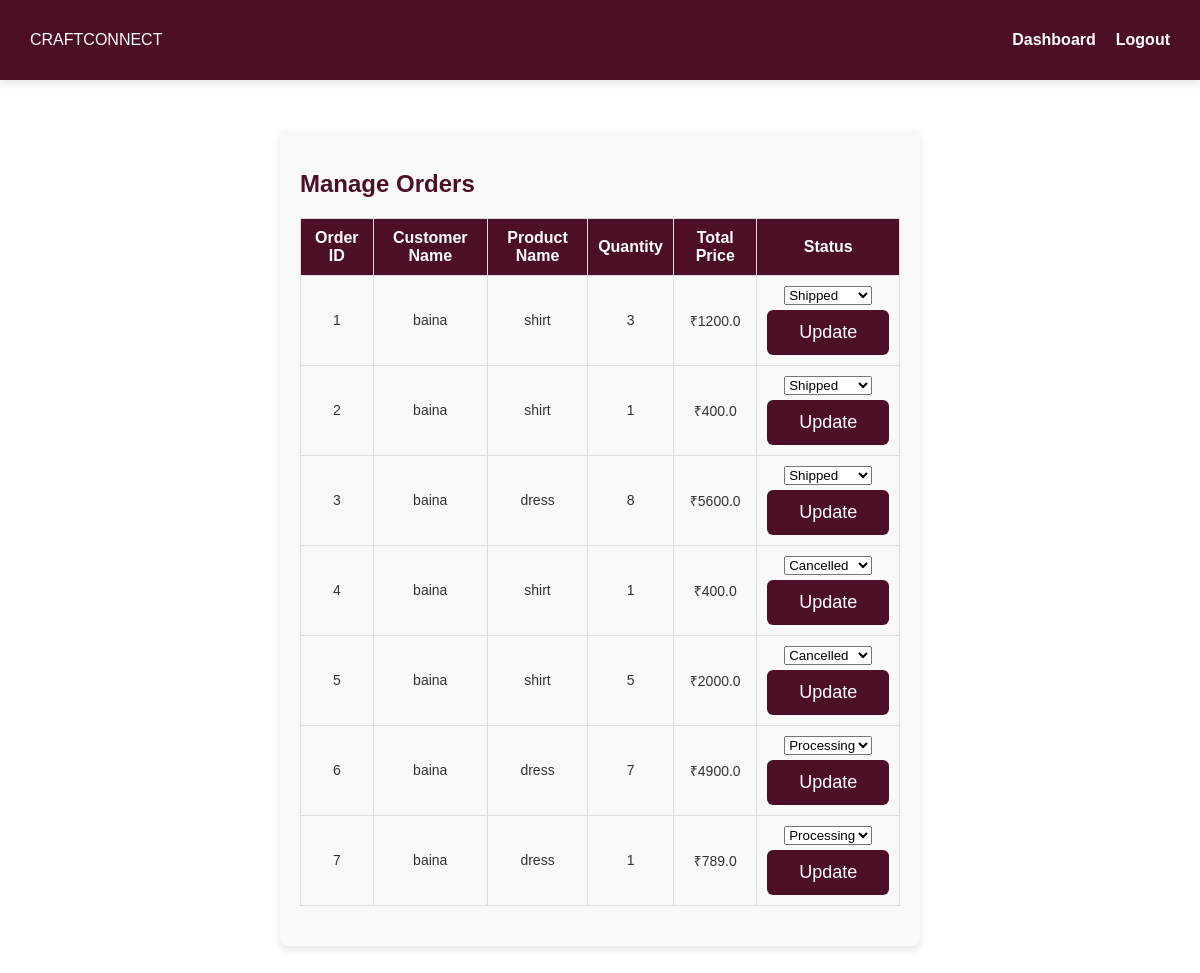
Page /manage_orders (signed in) on the earlier database version.
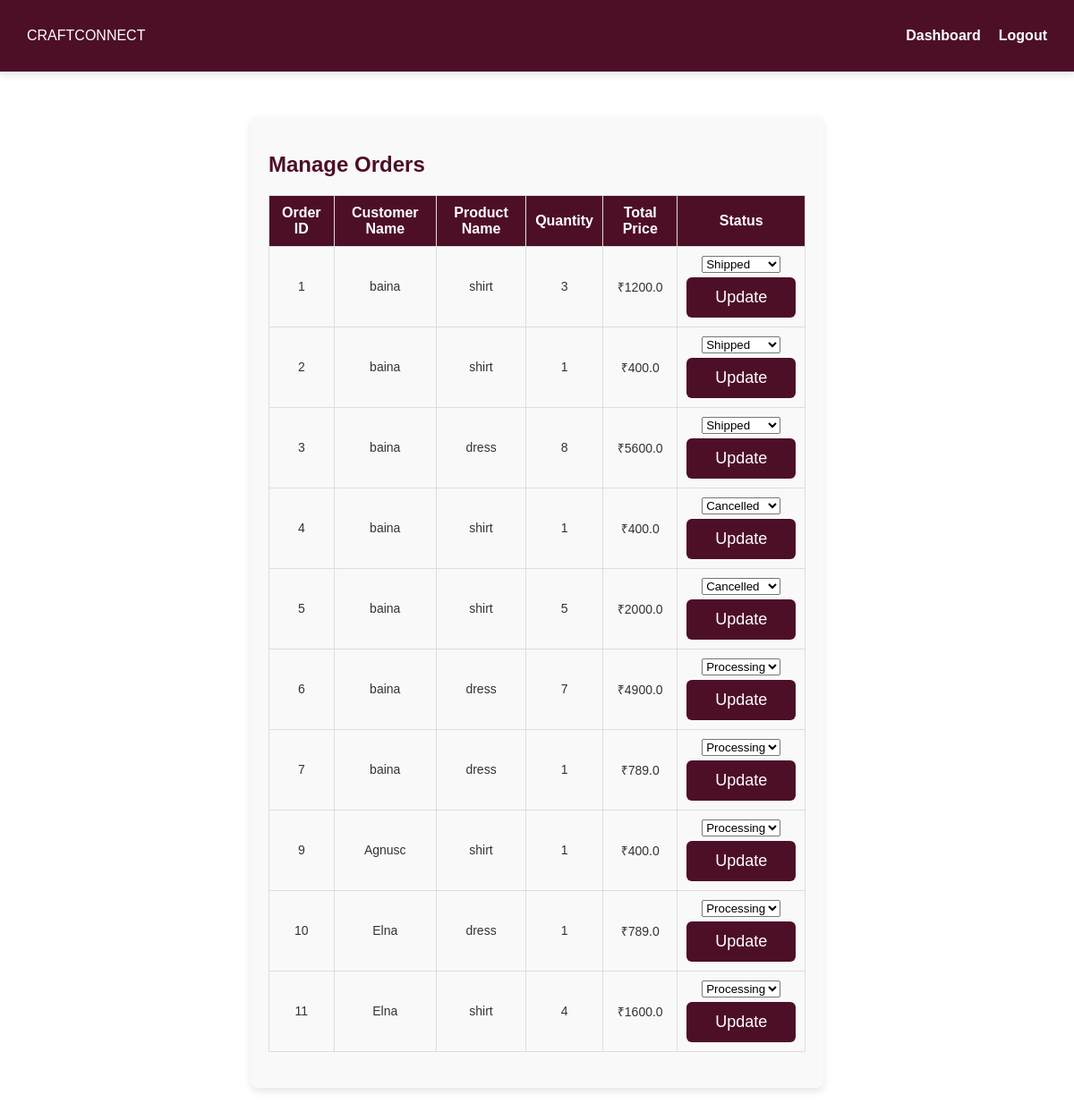
Same page on the later database version.
### tables this page shows
CREATE TABLE orders (
            id INTEGER PRIMARY KEY AUTOINCREMENT,
            user_id INTEGER NOT NULL,
            product_id INTEGER NOT NULL,
            quantity INTEGER NOT NULL,
            total_price REAL NOT NULL,
            status TEXT DEFAULT 'Processing',
            order_date TIMESTAMP DEFAULT CURRENT_TIMESTAMP, payment_status TEXT NOT NULL DEFAULT 'COD', address TEXT, phone TEXT, email TEXT, manufacturer_id INTEGER, confirmation_pending INTEGER DEFAULT 0,
            FOREIGN KEY (user_id) REFERENCES users (id),
            FOREIGN KEY (product_id) REFERENCES products (id)
        );

CREATE TABLE users (
            id INTEGER PRIMARY KEY AUTOINCREMENT,
            name TEXT NOT NULL,
            email TEXT UNIQUE NOT NULL,
            password TEXT NOT NULL,
            user_type TEXT NOT NULL,
            profile_pic TEXT DEFAULT 'default_profile.jpg'
        , phone TEXT, whatsapp TEXT, address TEXT, description TEXT, username TEXT, suspended default 0);

CREATE TABLE products (
            id INTEGER PRIMARY KEY AUTOINCREMENT,
            name TEXT NOT NULL,
            description TEXT NOT NULL,
            price REAL NOT NULL,
            image TEXT NOT NULL,
            manufacturer_id INTEGER, approved INTEGER DEFAULT 0, category TEXT, stock_limit INTEGER DEFAULT NULL, size_chart TEXT,
            FOREIGN KEY (manufacturer_id) REFERENCES users (id)
        );

### app.py (the view)
@app.route('/manage_orders')
def manage_orders():
    if "user_id" not in session or session["user_type"] != "manufacturer":
        return redirect(url_for("login"))
    try:
        with sqlite3.connect("craftconnect.db", timeout=10) as conn:
            conn.row_factory = sqlite3.Row
            cursor = conn.cursor()
            cursor.execute("""
                SELECT
                    orders.id,
                    users.name AS customer_name,
                    products.name AS product_name,
                    orders.quantity,
                    orders.total_price,
                    orders.status
                FROM orders
                JOIN products ON orders.product_id = products.id
                JOIN users ON orders.user_id = users.id
                WHERE products.manufacturer_id = ?
            """, (session["user_id"],))
            orders = cursor.fetchall()
    except sqlite3.OperationalError as e:
        print("Database error:", str(e))
        flash("Failed to load orders due to database error.", "danger")
        orders = []
    return render_template("manage_orders.html", orders=orders)

### templates/manage_orders.html (shortened to what this page needs)
<!DOCTYPE html>
<html lang="en">
<head>
    <link rel="stylesheet" href="{{ url_for('static', filename='css/styles.css') }}">
</head>
<body>
    <nav class="navbar">
        <div class="logo">CRAFTCONNECT</div>
        <ul class="nav-links">
            <li><a href="{{ url_for('manufacturer_dashboard') }}">Dashboard</a></li>
            <li><a href="{{ url_for('logout') }}">Logout</a></li>
        </ul>
    </nav>
    <section class="order-container">
        <h2>Manage Orders</h2>
        {% if orders %}
        <table class="orders-table">
            <thead>
                <tr>
                    <th>Order ID</th>
                    <th>Customer Name</th>
                    <th>Product Name</th>
                    <th>Quantity</th>
                    <th>Total Price</th>
                    <th>Status</th>
                </tr>
            </thead>
            <tbody>
                {% for order in orders %}
                <tr>
                    <td>{{ order['id'] }}</td>
                    <td>{{ order['customer_name'] }}</td>
                    <td>{{ order['product_name'] }}</td>
                    <td>{{ order['quantity'] }}</td>
                    <td>₹{{ order['total_price'] }}</td>
                    <td>
                        <form action="{{ url_for('update_order_status', order_id=order['id']) }}" method="POST">
                            <select name="status" required>
                                <option value="Processing" {% if order['status'] == 'Processing' %}selected{% endif %}>Processing</option>
                                <option value="Shipped" {% if order['status'] == 'Shipped' %}selected{% endif %} {% if order['status'] == 'Cancelled' %}disabled{% endif %}>Shipped</option>
                                <option value="Cancelled" {% if order['status'] == 'Cancelled' %}selected{% endif %} {% if order['status'] in ['Shipped', 'Delivered'] %}disabled{% endif %}>Cancelled</option>
                            </select>
                            <button type="submit" class="update-btn">Update</button>
                        </form>
                    </td>
                </tr>
                {% endfor %}
            </tbody>
        </table>
        {% else %}
            <p>No orders found.</p>
        {% endif %}
    </section>
</body>
</html>

Differences in the rows shown:
added orders: id "9", customer_name "Agnusc", product_name "shirt", quantity "1", total_price "400.0", status "Processing"
added orders: id "10", customer_name "Elna", product_name "dress", quantity "1", total_price "789.0", status "Processing"
added orders: id "11", customer_name "Elna", product_name "shirt", quantity "4", total_price "1600.0", status "Processing"
